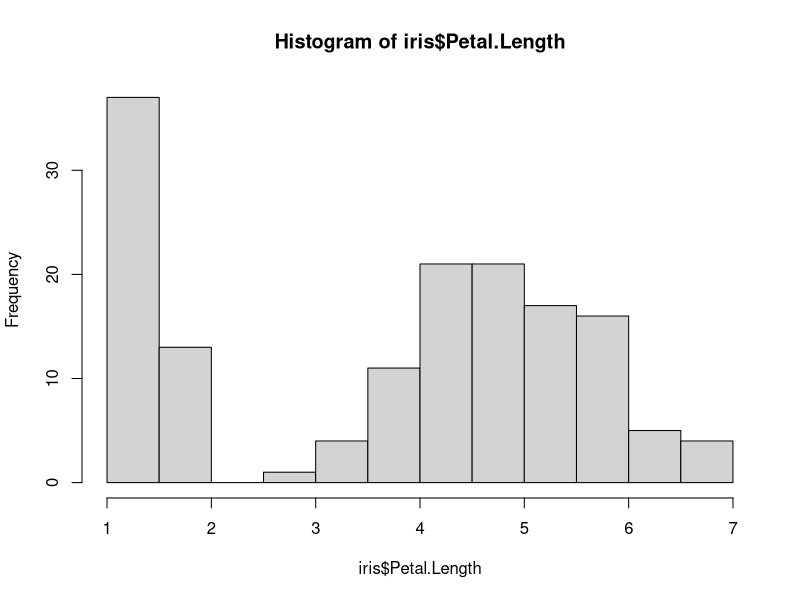
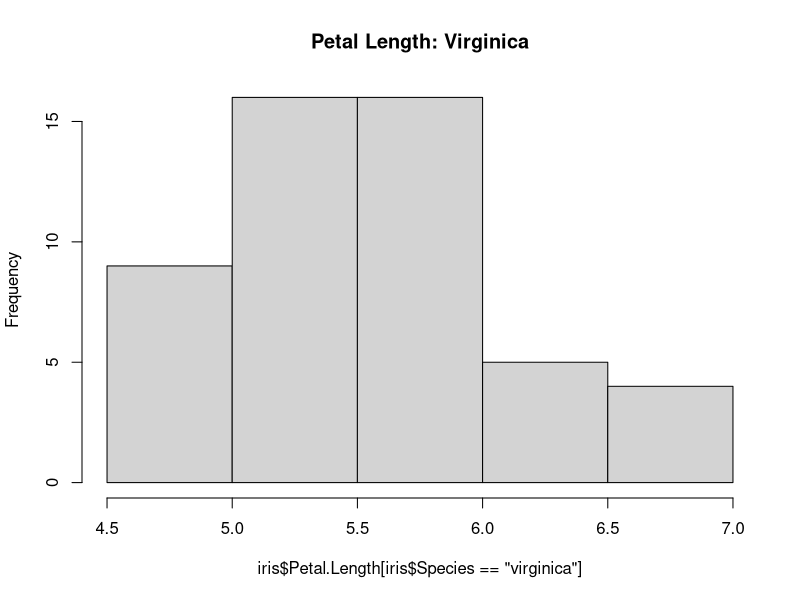
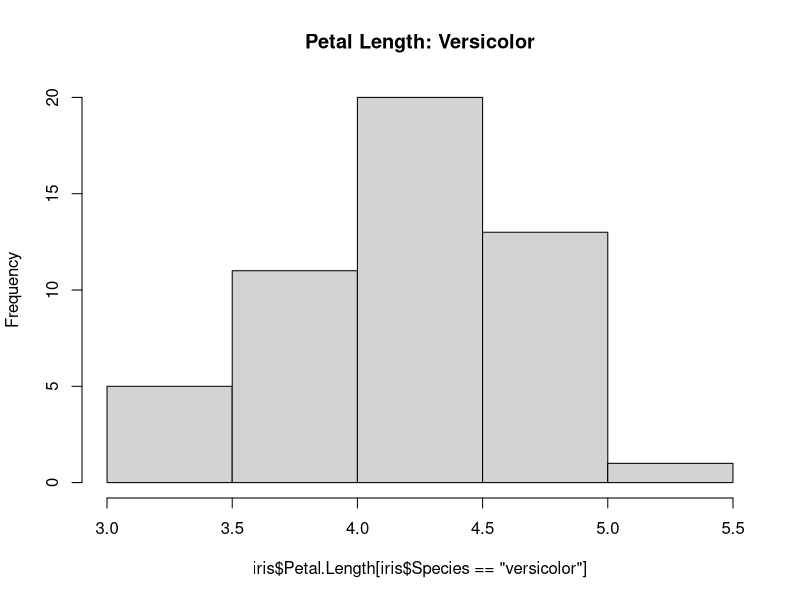
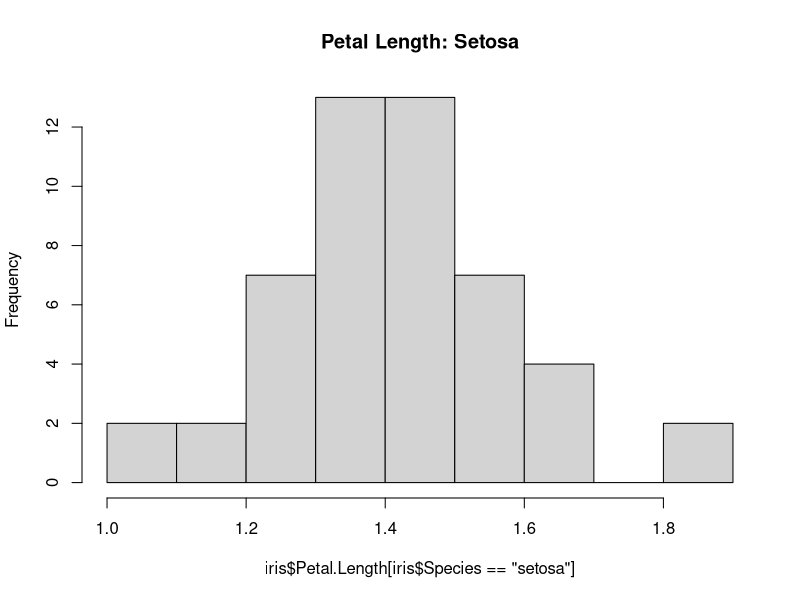
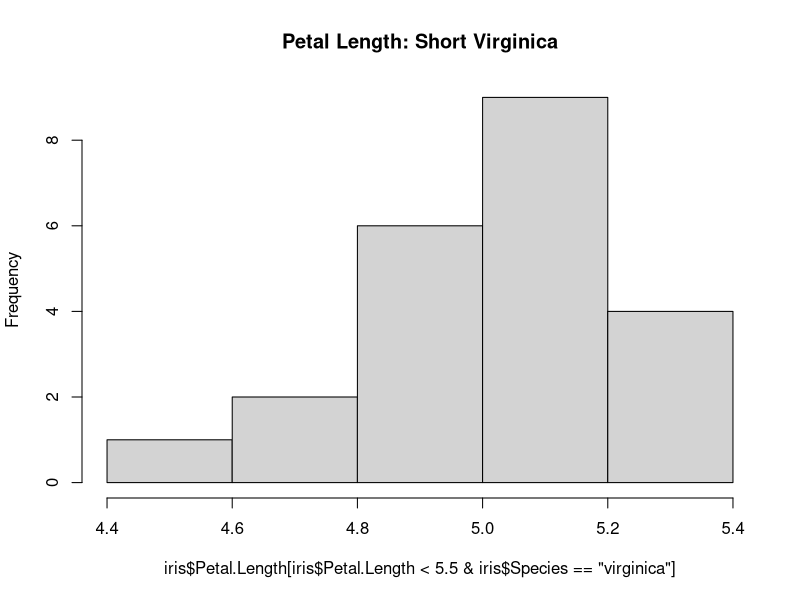

Here is the R script that generated these plots, in order:
library(datasets)

head(iris)

hist(iris$Petal.Length)
summary(iris$Petal.Length)

summary(iris$Species)

hist(iris$Petal.Length[iris$Species == "virginica"], main = "Petal Length: Virginica")
hist(iris$Petal.Length[iris$Species == "versicolor"], main = "Petal Length: Versicolor")
hist(iris$Petal.Length[iris$Species == "setosa"], main = "Petal Length: Setosa")

hist(iris$Petal.Length[iris$Petal.Length < 5.5 & iris$Species == "virginica"],
     main = "Petal Length: Short Virginica")

i.setosa <- iris[iris$Species == "setosa", ]

summary(i.setosa)

